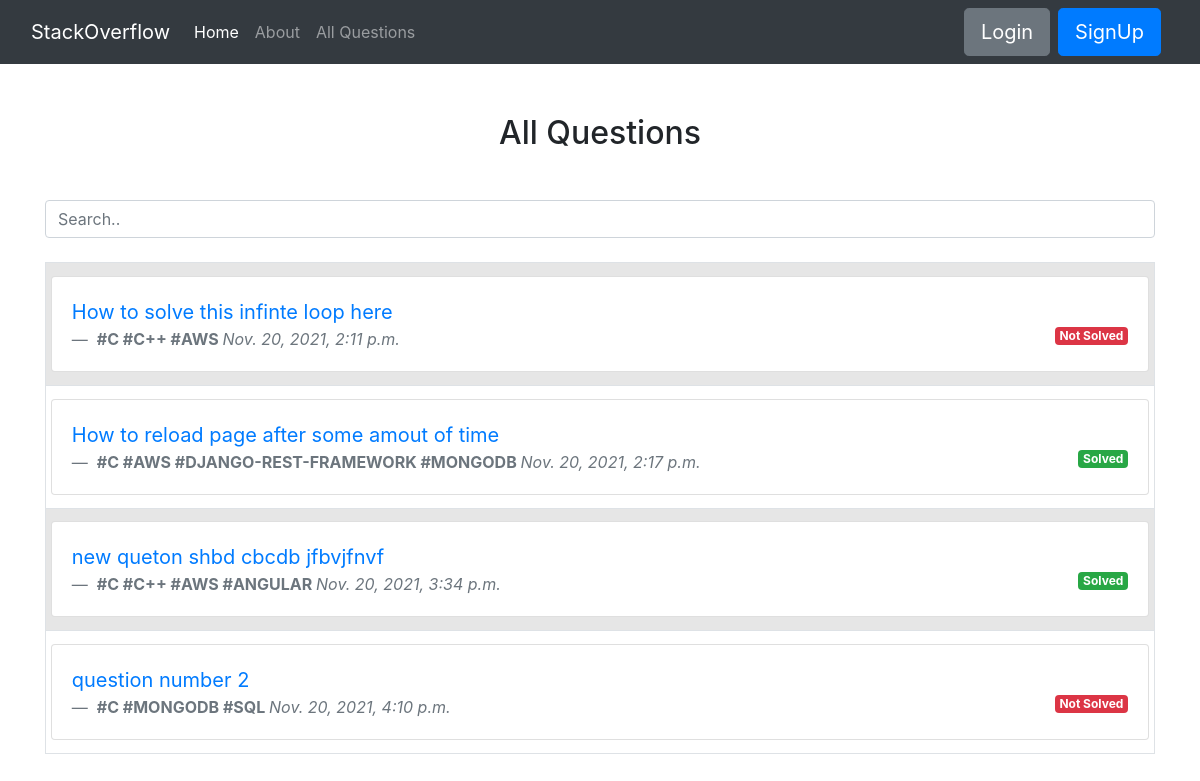
Before: /viewQuestion/ with the older database file.
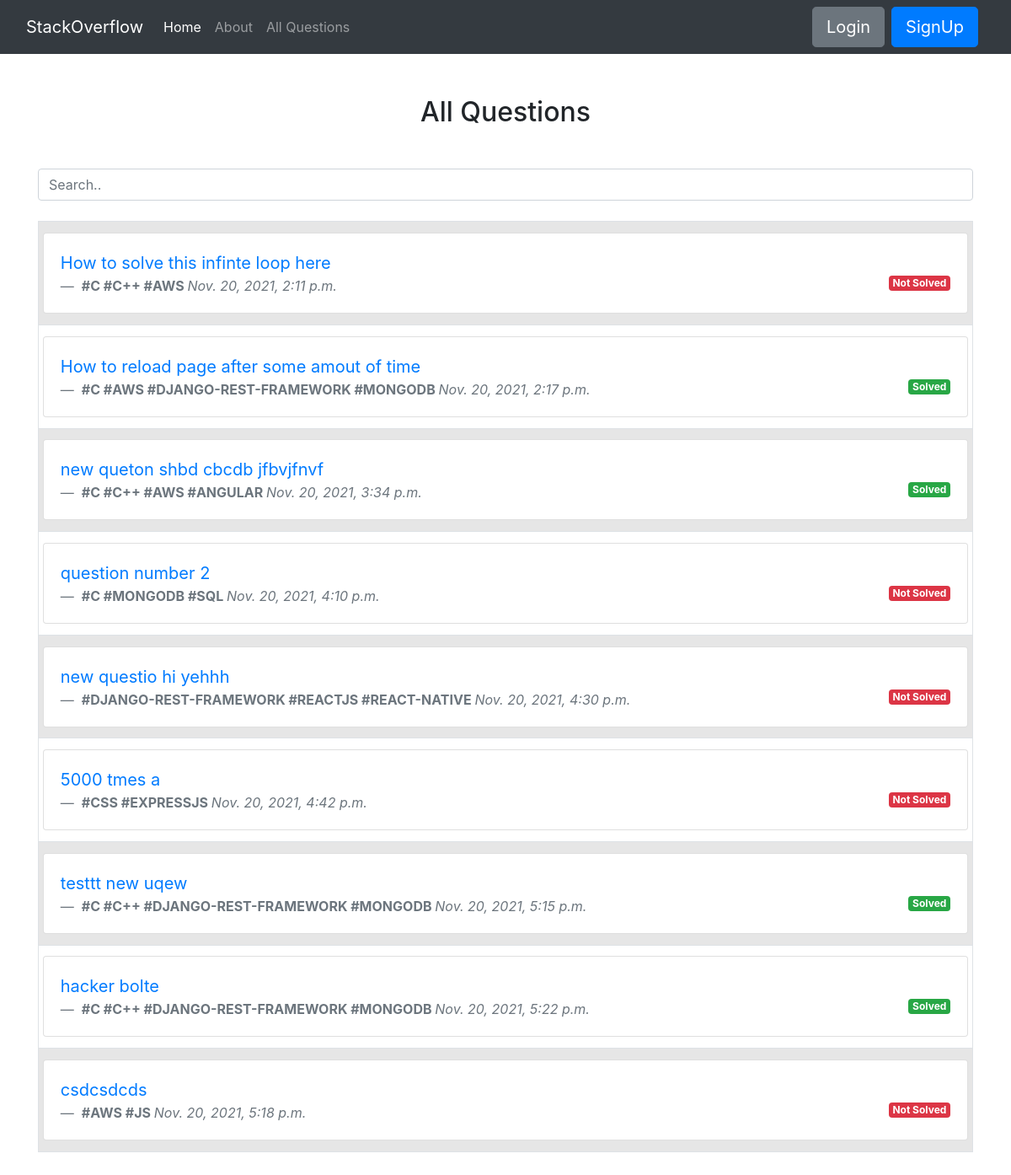
After: the same page with the newer database file.
### questionsApp/models.py (models this page shows, shortened)
class Question(models.Model):
    question_id = models.AutoField(primary_key=True)
    question_author = models.ForeignKey(User, on_delete=models.CASCADE)
    question_title = models.CharField(max_length=100, default="")
    question_body = RichTextField(blank=True, null=True)
    created_at = models.DateTimeField(auto_now=True)
    question_status = models.CharField(max_length=20,
                                       choices=STATUS_CHOICES,
                                       default="Not Solved")
    question_tags = models.ManyToManyField(Tags)

class Tags(models.Model):
    tag_id = models.AutoField(primary_key=True)
    tag_name = models.CharField(max_length=30)
    def __str__(self):
        return self.tag_name

### questionsApp/views.py (the view)
# urls.py: path('viewQuestion/', views.viewQuestion, name='viewQuestion'),
def viewQuestion(request):
    viewQuestions = Question.objects.all()
    context = {'viewQuestions': viewQuestions}
    return render(request, 'QuestionsFolder/viewQuestion.html', context)

### questionsApp/templates/QuestionsFolder/viewQuestion.html (shortened to what this page needs)
{%extends 'baseNavigation.html'%}
{% block body%}
<div class="container" style="margin-top: 50px;">
    <h2 class="text-center">All Questions<h2>
</div>
<div class="container my-5">
    <input class="form-control" id="myInput" type="text" placeholder="Search..">
    <br>
    <table id="myTable" class="table table-striped table-bordered table-sm" cellspacing="0" width="100%">
        <tbody>
            {% for i in viewQuestions %}
            <tr>
                <td>
                    <div class="card my-2">
                        <div class="card-body">
                            <blockquote class="blockquote mb-0">
                                <p>
                                    <a href="detailviewQuestion/{{i.question_id}}">
                                        {{i.question_title}}</a>
                                </p>
                                <footer class="blockquote-footer"> {% for area in i.question_tags.all %}<b>#{{ area }}
                                    </b>{% endfor %}
                                    <cite title="time">
                                        {{i.created_at}}
                                    </cite>
                                    <span>
                                        {% if i.question_status == 'Not Solved' %}
                                        <span class="badge badge-danger float-right">{{i.question_status}}</span>
                                        {% else %}
                                        <span class="badge badge-success float-right">{{i.question_status}}</span>
                                        {% endif %}
                                    </span>
                                </footer>
                            </blockquote>
                        </div>
                    </div>
                </td>
            </tr>
            {%endfor%}
        </tbody>
    </table>
    {% endblock %}

Changed rows visible on the page:
added Question: question_title "new questio hi yehhh", created_at "Nov. 20, 2021, 4:30 p.m.", question_status "Not Solved", Tags (tag_name "DJANGO-REST-FRAMEWORK")
now on this page (row unchanged): Tags: tag_name "REACTJS", shown under "new questio hi yehhh"
now on this page (row unchanged): Tags: tag_name "REACT-NATIVE", shown under "new questio hi yehhh"
added Question: question_title "5000 tmes a", created_at "Nov. 20, 2021, 4:42 p.m.", question_status "Not Solved"
now on this page (row unchanged): Tags: tag_name "CSS", shown under "5000 tmes a"
now on this page (row unchanged): Tags: tag_name "EXPRESSJS", shown under "5000 tmes a"
added Question: question_title "testtt new uqew", created_at "Nov. 20, 2021, 5:15 p.m.", question_status "Solved", Tags (tag_name "C"), Tags (tag_name "C++"), Tags (tag_name "DJANGO-REST-FRAMEWORK"), Tags (tag_name "MONGODB")
added Question: question_title "hacker bolte", created_at "Nov. 20, 2021, 5:22 p.m.", question_status "Solved", Tags (tag_name "C"), Tags (tag_name "C++"), Tags (tag_name "DJANGO-REST-FRAMEWORK"), Tags (tag_name "MONGODB")
added Question: question_title "csdcsdcds", created_at "Nov. 20, 2021, 5:18 p.m.", question_status "Not Solved", Tags (tag_name "AWS")
now on this page (row unchanged): Tags: tag_name "JS", shown under "csdcsdcds"
